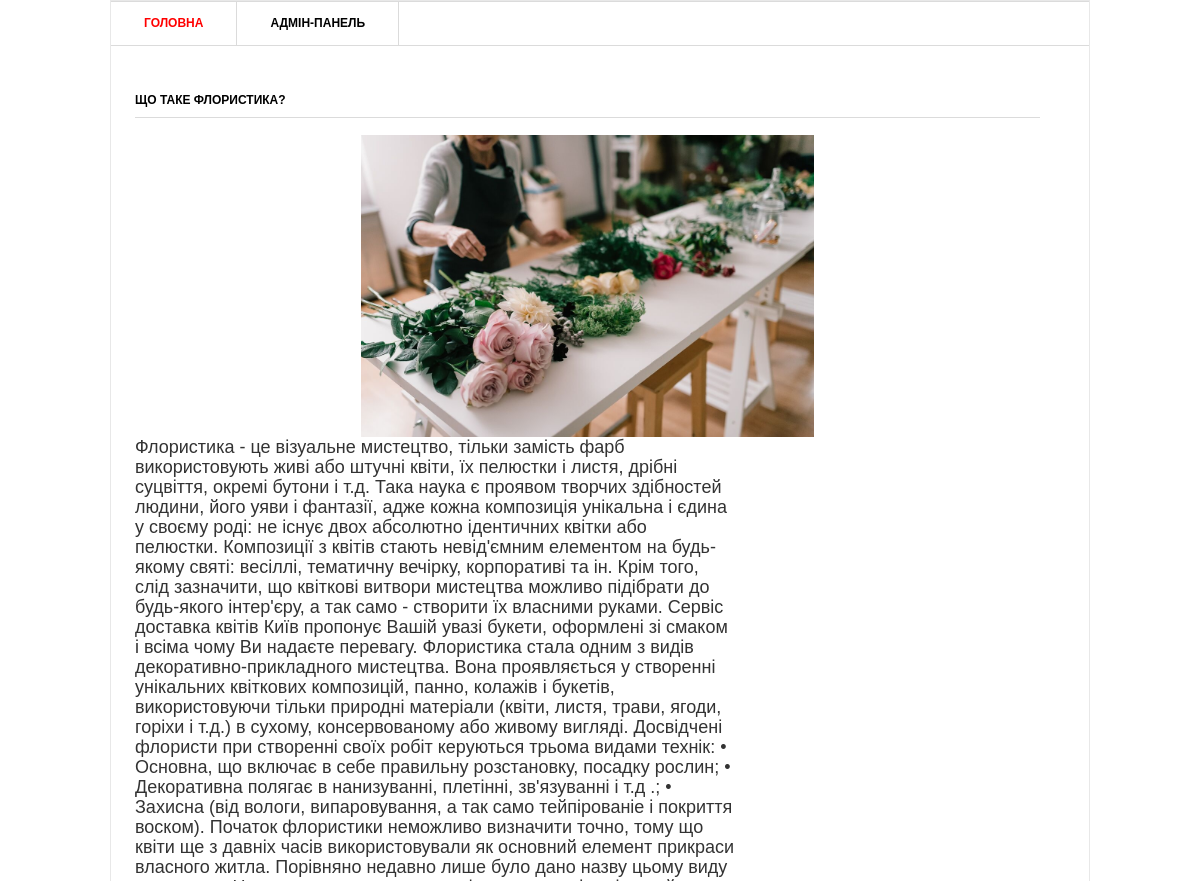
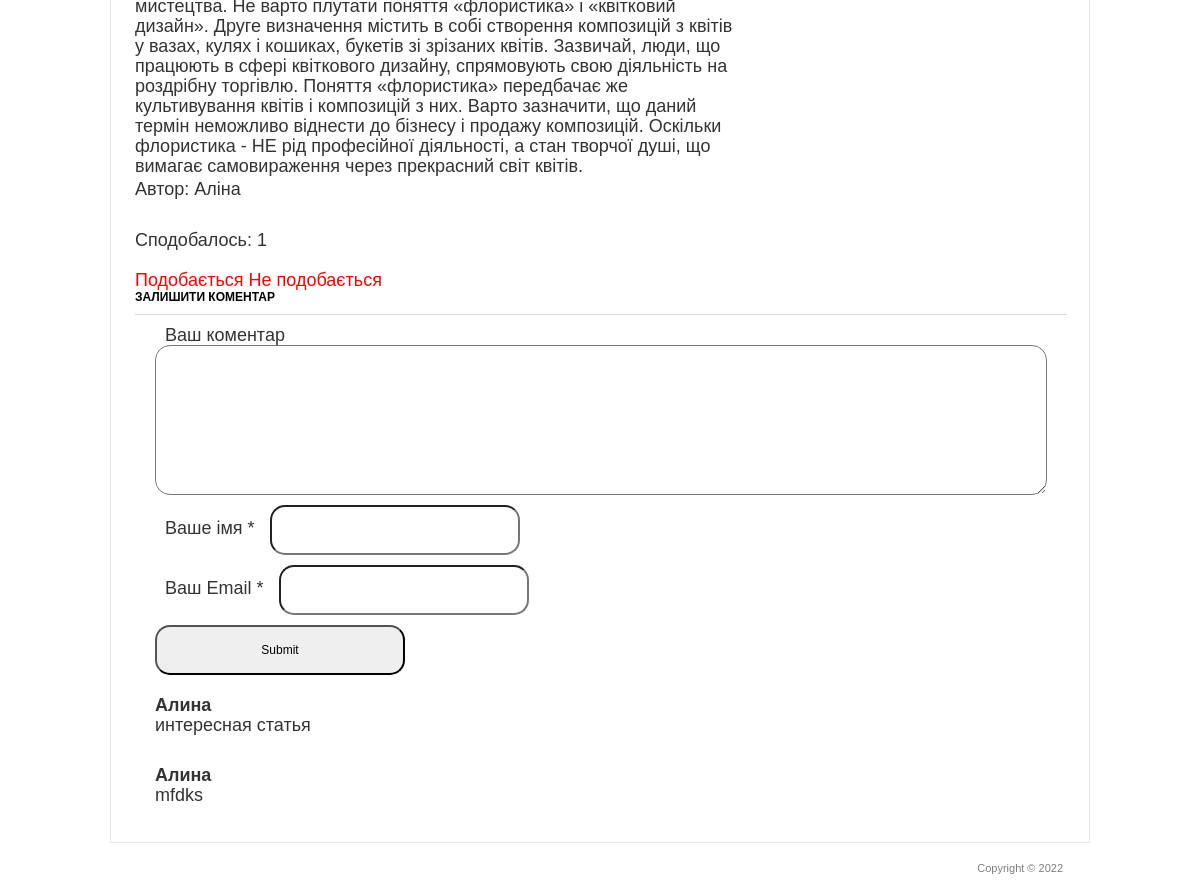
/1/, run on the app's committed database (2 pictures, top to bottom).
### blog/models.py (models this page shows, shortened)
class Post(models.Model):
    tittle = models.CharField('Заголовок запису', max_length=100)
    description = models.TextField('Текст запису')
    author = models.CharField('Імя автора', max_length=100)
    date = models.DateField('Дата публікації')
    img = models.ImageField('Зображення', upload_to='image/%Y')
    class Meta:
        verbose_name = 'Запис'
        verbose_name_plural = 'Записи'

class Comments(models.Model):
    email = models.EmailField()
    name = models.CharField('Імя', max_length=50)
    text_comments = models.TextField('Текст коментаря', max_length=2000)
    post = models.ForeignKey(Post, verbose_name='Публікація', on_delete=models.CASCADE)
    class Meta:
        verbose_name = 'Коментар'
        verbose_name_plural = 'Коментарі'

### blog/views.py (the view)
# urls.py: path('<int:pk>/', views.PostDetail.as_view()),
class PostDetail(View):
    def get(self, request, pk):
        post = Post.objects.get(id=pk)
        return render(request, 'blog/blog_detail.html', {'post': post})

### templates/blog/blog_detail.html (shortened to what this page needs)
{% load static %}
<html >
<head>
	<link rel="stylesheet" href="{% static 'css/style.css' %}" type="text/css" media="all" />
</head>
<body>
<div class="shell">
	<div class="border">
		<div id="navigation">
			<ul>
			    <li><a href="/" class="active">Головна</a></li>
			    <li><a href="/admin">Адмін-панель</a></li>
			</ul>
		</div>
		<div id="main">
			<div id="content" class="left">
				<div class="projects">
					<h3>{{ post.tittle }}</h3>
					<p align="center">
                        <a href="#"><img src="{{ post.img.url }}" width="50%" /></a>
                    </p>
					<div class="item">
						<div class="text left">
							<p>{{ post.description }}</p>
							<p>Автор: {{ post.author }} </p>
						</div>
					</div>
				</div>
			</div>
			<div>
				<br>
				<p>Сподобалось: {{ post.likes_set.all.count }}</p>
				<br>
				<a href="{% url 'add_likes' post.id %}">Подобається</a>
				<a href="{% url 'del_likes' post.id %}">Не подобається</a>
			</div>
			<div class="form-comment">
				<h3>Залишити коментар</h3>
				<div>
					<form action="{% url 'add_comments' post.id %}" method="post">
						<div>
							<label>Ваш коментар</label>
							<textarea name="text_comments"></textarea>
						</div>
						<div>
							<label>Ваше імя *</label>
							<input type="text" name="name">
						</div>
						<div>
							<label>Ваш Email *</label>
							<input type="email" name="email">
						</div>
						<div>
							<input type="submit">
						</div>
					</form>
				</div>
			</div>
			<div>
				{% for comment in post.comments_set.all %}
				<div class="view-comment">
					<h4>{{ comment.name }}</h4>
					<p>
						{{ comment.text_comments }}
					</p>
				</div>
				{% endfor %}
			</div>
		</div>
	</div>
	<div id="footer">
		<p class="copy right">Copyright &copy;  2022 </p>
	</div>
</div>
</body>
</html>

### static/css/style.css (style rules this page uses)
* { margin: 0; padding: 0; outline:0; }
body { font-size: 18px; line-height: 20px; font-family: Georgia, Arial, Helvetica, Sans-Serif; color: #333; background: url() repeat 0 0; }
a { color: #ff0000; text-decoration: none; cursor:pointer; }
a img { border: 0; }
input, textarea, select { font-family: Arial, Helvetica, sans-serif; font-size:12px; }
textarea { overflow:auto; }
.left, .alignleft { float: left; display: inline; }
.right, .alignright { float: right; display: inline; }
.shell { width: 980px; margin: 0 auto; }
.border { border: 1px solid #e8e8e8; background: #fff; position: relative; }
#navigation { height: 43px; border-top: 1px solid #dbdbdb; border-bottom: 1px solid #dbdbdb; }
#navigation ul { list-style: none; }
#navigation ul li { float: left; height: 43px; border-right: 1px solid #dbdbdb; font-size: 12px; line-height: 43px; font-weight: bold; text-transform: uppercase; }
#navigation ul li a { float: left; height: 43px; color: #000; padding: 0 33px; }
#navigation ul li a:hover, #navigation ul li a.active { color: #ff0000; text-decoration: none; }
#main { width: 932px; padding: 37px 24px 17px 24px; }
#main h3 { font-size: 12px; line-height: 15px; color: #000; text-transform: uppercase; border-bottom: 1px solid #dbdbdb; padding: 0 0 9px 0; }
#content { width: 905px; }
.projects { padding: 10px 0 0 0; }
.projects h3 { margin: 0 0 17px 0; }
.projects .item { margin: 0 0 28px 0; }
.projects .text { width: 600px; }
.projects .text p { padding: 0 0 3px 0; }
#footer { font-family: Arial, sans-serif; font-size: 11px; line-height: 14px; color: #7f7f7f; padding: 18px 27px 20px 38px; }
.form-comment { font-size: 18px; }
.form-comment label { margin: 10px 10px; }
.form-comment input { border-radius: 15px; padding: 15px; height: 50px; width: 250px; }
.form-comment textarea { border-radius: 15px; padding: 15px; height: 150px; width: 100%; resize: vertical; }
.form-comment div { margin: 10px; }
.view-comment { padding: 10px; margin: 10px; font-size: 18px; border-radius: 15px; }

### data on the page
Post: tittle "ЩО ТАКЕ ФЛОРИСТИКА?", img (picture), description "Флористика - це візуальне мистецтво, тільки замість фарб використовують живі або штучні квіти, їх пелюстки і листя, дрібні суцвіття, окремі бутони і т.д. Така наука є проявом творчих здібностей людини, його уяви і фантазії, адже кожна композиція унікальна і єдина у своєму роді: не існує двох абсолютно ідентичних квітки або пелюстки. Композиції з квітів стають невід'ємним елементом на будь-якому святі: весіллі, тематичну вечірку, корпоративі та ін. Крім того, слід зазначити, що квіткові витвори мистецтва можливо підібрати до будь-якого інтер'єру, а так само - створити їх власними руками. Сервіс доставка квітів Київ пропонує Вашій увазі букети, оформлені зі смаком і всіма чому Ви надаєте…", author "Аліна", likes_set.all.count "1"
Comments: name "Алина", text_comments "интересная статья"
Comments: name "Алина", text_comments "mfdks"
